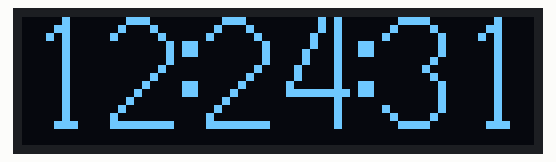
Simulated run of this sketch. Board: Arduino Uno, built with avr-gcc and run on an emulated ATmega328P. Parts: 128×32 one-colour display. The local clock reads 2024-03-15 10:24:30 at power-on unless the sketch sets it; what the sketch prints to the serial monitor is not drawn.

Above: at 1.6 s.
At 5.7 s:
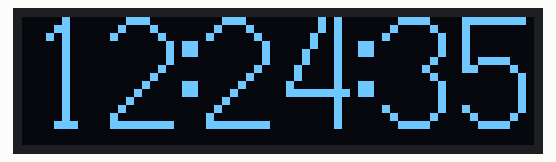
At 10.7 s:
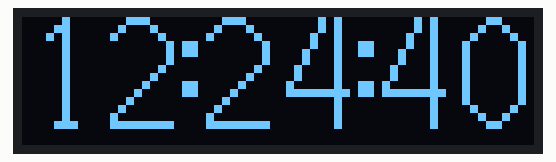
At 19.9 s:
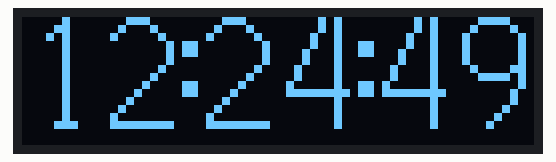
At 29.0 s:
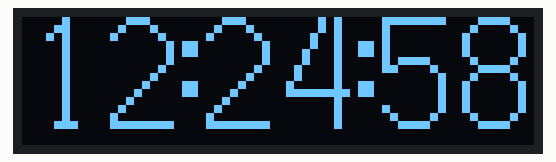
At 38.2 s:
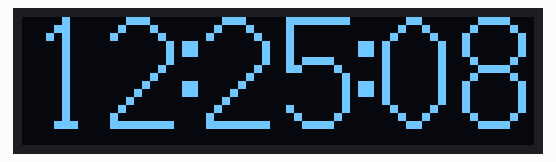

The sketch:

clockWithDisplay.ino
```cpp
// now.pde
// Prints a snapshot of the current date and time along with the UNIX time
// Modified by Andy Wickert from the JeeLabs / Ladyada RTC library examples
// 5/15/11

#include <Wire.h>
#include <DS3231.h>

#include <Adafruit_SSD1306.h>  //Adafruit SSD 1306 by Adafruit
#include <Adafruit_GFX.h>
#include "font_16pix_high.h"


#define SCREEN_WIDTH 128 // OLED display width, in pixels
#define SCREEN_HEIGHT 32 // OLED display height, in pixels
#define SCREEN_ADDRESS 0x3C
#define OLED_RESET     -1

Adafruit_SSD1306 display(SCREEN_WIDTH, SCREEN_HEIGHT, &Wire, OLED_RESET);

RTClib myRTC;

void setup () {
  Serial.begin(115200);
  Wire.begin();
  delay(500);
  Serial.println("Ready!");

  display.begin(SSD1306_SWITCHCAPVCC, SCREEN_ADDRESS);
  display.clearDisplay();
  display.setFont(&font_16_pix);
  display.setTextSize(2);
  display.setTextColor(WHITE);
}

void loop () {

  delay(1000);

  DateTime now = myRTC.now();

  // Serial.print(now.year(), DEC);
  // Serial.print('/');
  // Serial.print(now.month(), DEC);
  // Serial.print('/');
  // Serial.print(now.day(), DEC);
  // Serial.print(' ');
  // Serial.print(now.hour(), DEC);
  // Serial.print(':');
  // Serial.print(now.minute(), DEC);
  // Serial.print(':');
  // Serial.print(now.second(), DEC);
  // Serial.println();

  // Serial.print(" since midnight 1/1/1970 = ");
  // Serial.print(now.unixtime());
  // Serial.print("s = ");
  // Serial.print(now.unixtime() / 86400L);
  // Serial.println("d");

  String the_time = "";
  int hour = (now.hour() +2 ) % 24;
  if ( hour < 10) the_time += String(" ");
  the_time += String(hour);
  the_time += String(":") ;
  if (now.minute()<10) the_time += String("0");
  the_time += String(now.minute());
  the_time += String(":");
  if (now.second()<10) the_time += String("0");
  the_time += String(now.second());


  display.clearDisplay();
  display.setCursor(0,32);
  display.print(the_time);
  display.display();
}
```

Source omitted: nt_16pix_high.h (data table, 2541 bytes)

Measured:
- what the display in image 0 shows lasts 1.1 s, from 1.5 s to 2.6 s
